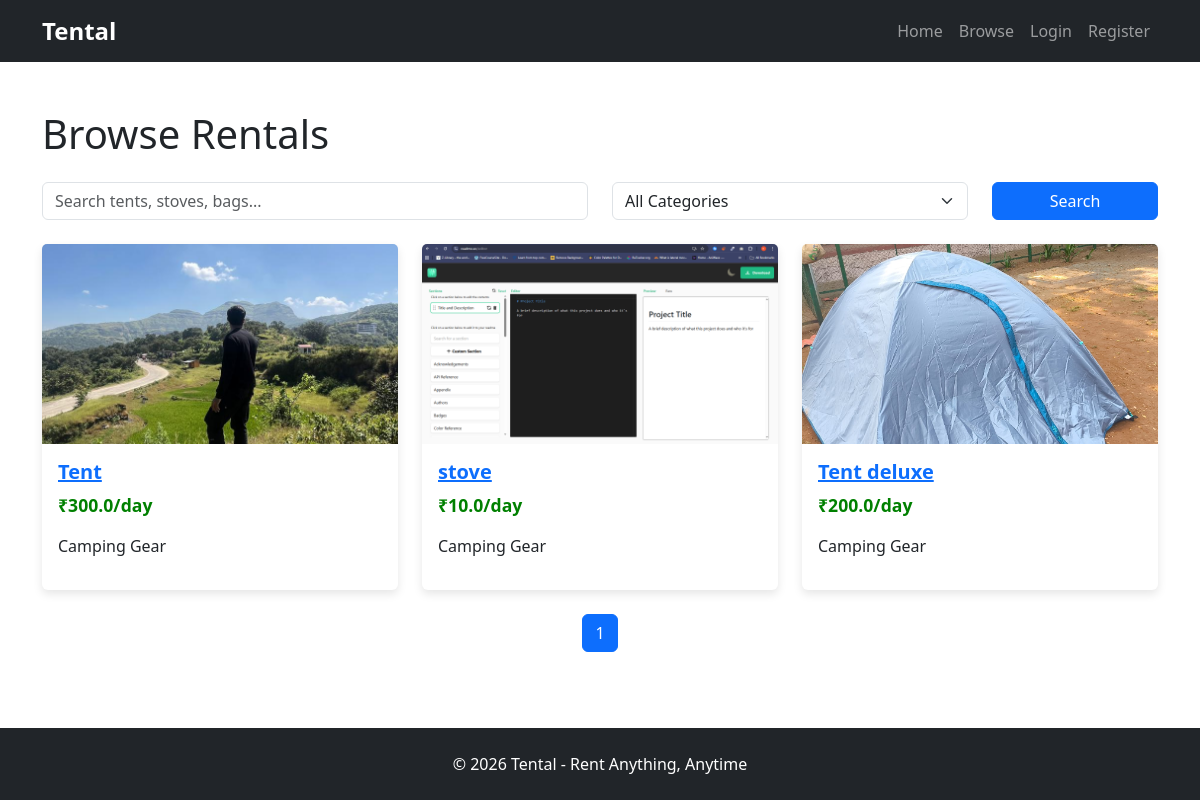
Screenshot of /browse with the database file from the repository.
### models/rental_item.py (models this page shows)
class RentalItem(db.Model):
    id = db.Column(db.Integer, primary_key=True)
    title = db.Column(db.String(100), nullable=False)
    description = db.Column(db.Text, nullable=False)
    price_per_day = db.Column(db.Float, nullable=False)
    category = db.Column(db.String(100), nullable=False)
    user_id = db.Column(
        db.Integer,
        db.ForeignKey("user.id"),
        nullable=False
    )
    status = db.Column(
        db.String(20),
        default="pending"
    )
    image = db.Column(
        db.String(255)
    )
    bookings = db.relationship(
        "Booking",
        backref="rental_item",
        lazy=True
    )
    quantity = db.Column(
        db.Integer,
        nullable=False,
        default=1
    )
    security_deposit = db.Column(
        db.Float,
        nullable=False,
        default=0
    )
    reviews = db.relationship(
        "Review",
        backref="rental_item",
        lazy=True,
        cascade="all, delete-orphan"
    )

### routes/main.py (the view, shortened to what this page needs)
@main.route("/browse")
def browse():
    search = request.args.get(
        "search",
        ""
    )
    category = request.args.get(
        "category",
        ""
    )
    page = request.args.get(
        "page",
        1,
        type=int
    )
    pagination = RentalItem.query.filter_by(
        status="approved"
    ).paginate(
        page=page,
        per_page=6,
        error_out=False
    )
    rentals = pagination.items
    rentals = [
        rental for rental in rentals
        if rental.owner.is_active_user
    ]
    if category:
        rentals = [
            rental
            for rental in rentals
            if rental.category == category
        ]
    return render_template(
        "browse.html",
        rentals=rentals,
        selected_category=category,
        pagination=pagination
    )

### templates/browse.html (shortened to what this page needs)
{% extends "base.html" %} {% block content %}
<div id="browse-page" class="container mt-5">
  <h1 id="browse-title" class="mb-4">Browse Rentals</h1>
<form method="GET" class="mb-4">
  <div class="row">
    <div class="col-md-6">
      <input
        type="text"
        name="search"
        class="form-control"
        placeholder="Search tents, stoves, bags..."
        value="{{ request.args.get('search', '') }}"
      />
    </div>
    <div class="col-md-4">
      <select
        name="category"
        class="form-select"
      >
        <option value="">
          All Categories
        </option>
      </select>
    </div>
    <div class="col-md-2">
      <button
        type="submit"
        class="btn btn-primary w-100"
      >
        Search
      </button>
    </div>
  </div>
</form>
  <div id="rental-listings" class="row g-4">
    {% for rental in rentals %}
    <div class="col-md-4">
      <div class="card rental-card">
        {% if rental.image %}
        <img
          src="{{ url_for('static', filename='uploads/' + rental.image) }}"
          class="card-img-top"
          alt="{{ rental.title }}"
          style="height: 200px; object-fit: cover"
        />
        {% endif %}
        <div class="card-body">
          <a href="{{ url_for('main.listing_detail', id=rental.id) }}">
            <h5 class="rental-title">{{ rental.title }}</h5>
          </a>
          <p class="rental-price">₹{{ rental.price_per_day }}/day</p>
          <p>{{ rental.category }}</p>
        </div>
      </div>
    </div>
    {% endfor %}
  </div>
  <nav class="mt-4">
  <ul class="pagination justify-content-center">
    {% for page_num in pagination.iter_pages() %}
      {% if page_num %}
      <li
        class="page-item {% if page_num == pagination.page %}active{% endif %}"
      >
        <a
          class="page-link"
          href="{{ url_for('main.browse', page=page_num) }}"
        >
          {{ page_num }}
        </a>
      </li>
      {% endif %}
    {% endfor %}
  </ul>
</nav>
</div>
{% endblock %}

### static/css/style.css (style rules this page uses)
:root { --primary-color: #2E8B57; --secondary-color: #1E293B; }
html, body { height: 100%; }
body { display: flex; flex-direction: column; }
.rental-card { transition: all 0.3s ease; border: none; box-shadow: 0 4px 10px rgba(0, 0, 0, 0.1); }
.rental-title { font-weight: 600; }
.rental-price { font-size: 1.1rem; font-weight: bold; color: green; }

### rows the page displays
RentalItem: image (picture), title "Tent", price_per_day "300.0", category "Camping Gear"
RentalItem: image (picture), title "stove", price_per_day "10.0", category "Camping Gear"
RentalItem: image (picture), title "Tent deluxe", price_per_day "200.0", category "Camping Gear"

### other values shown
{{ page_num }} "1"
